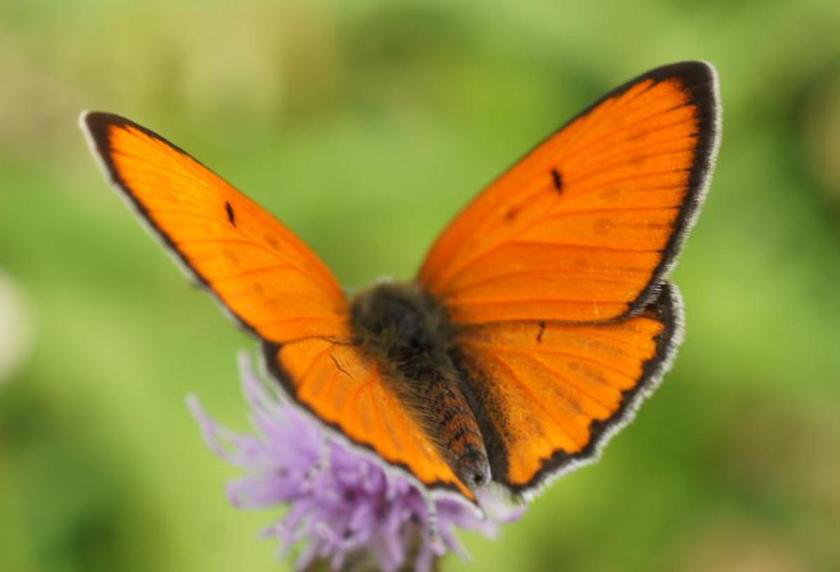
#> input picture Baseline/Dynamic Image/img_2.png, 840 x 572 px
$ jupyter execute Heatmap.ipynb
#> lines starting #> are read from the running program, lines starting #| are printed output that depends on the picture
[cell 1]
import numpy as np
import matplotlib.pyplot as plt
import skimage.io as io

img = plt.imread("img_2.png")
#> img is the input picture: shape (572, 840, 3) float32; mean R, G, B 0.601, 0.55, 0.224
# crop
img_cut = img[0:400, :, :]
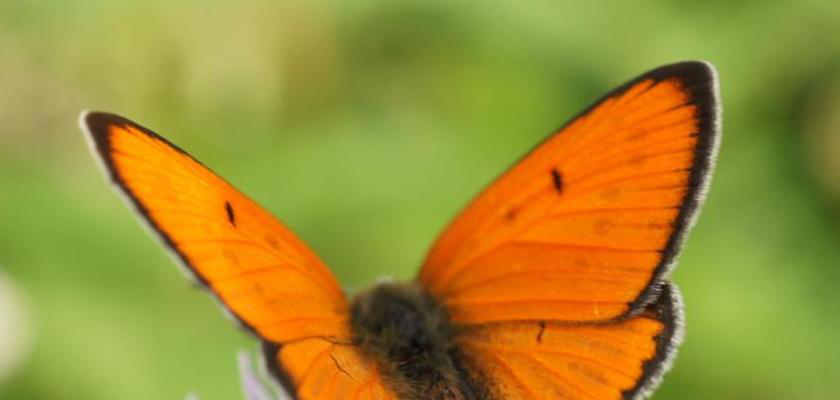
#> img_cut: shape (400, 840, 3) float32; mean R, G, B 0.626, 0.557, 0.198
plt.figure()
plt.imshow(img_cut)
plt.show()

from skimage.color import rgb2gray
gray_img = rgb2gray(img_cut)
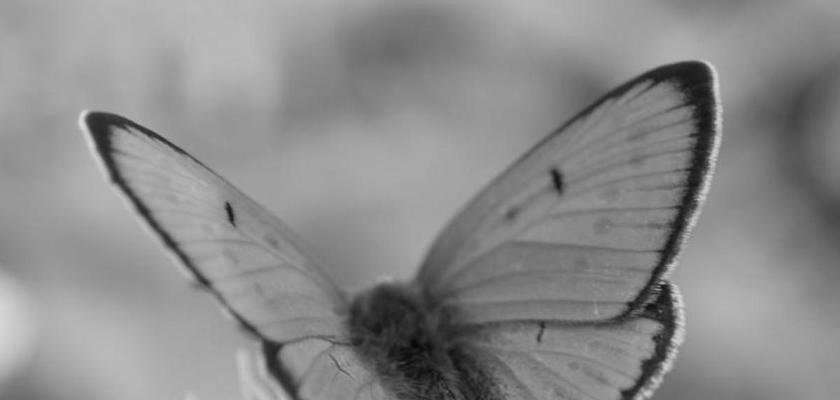
#> gray_img: shape (400, 840) float32; min 0.0229, max 0.855, mean 0.546
plt.imshow(gray_img, cmap='gray')
plt.savefig("input_gray.png")
plt.show()

[cell 2]
from PIL import Image

def pixelate(image_path, pixel_size):
    # 打开图片
#> called with image_path = 'img_2.png', pixel_size = 10
    img = Image.open(image_path)
#> img: PIL image 840x572 RGB

    # 获取图片的宽度和高度
    width, height = img.size
#> width = 840; height = 572

    # 计算每个像素块的大小
    pixel_size = max(1, pixel_size)
    block_size = (width // pixel_size, height // pixel_size)
#> block_size = (84, 57)

    # 缩小图像，然后放大回原始大小，实现像素化效果
    img = img.resize(block_size, resample=Image.NEAREST)
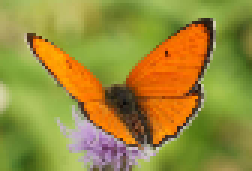
#> img: PIL image 84x57 RGB (shown 3 times larger); mean R, G, B 153.2, 140.3, 57.3
    img = img.resize((width, height), resample=Image.NEAREST)
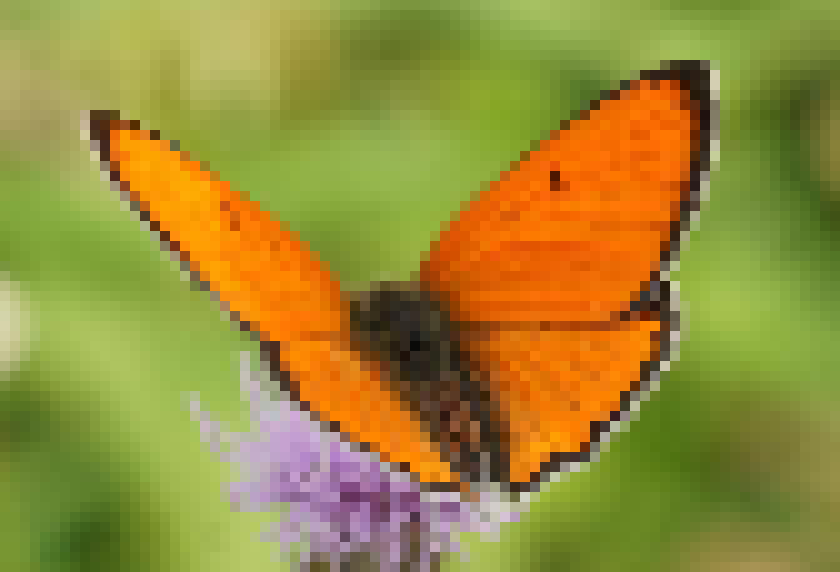
#> img: PIL image 840x572 RGB; mean R, G, B 153.2, 140.3, 57.3

    # 保存处理后的图像
    output_path = "pixelated_" + str(pixel_size) + "_" + image_path
    img.save(output_path)

image_path = "img_2.png"
pixel_size = 10
pixelate(image_path, pixel_size)

[cell 3]
import seaborn as sns
import matplotlib.pyplot as plt
from PIL import Image
import numpy as np

def heatmap_from_image(image_path, pixel_size):
    # 打开处理后的图片
#> called with image_path = 'img_2.png', pixel_size = 10
    img = Image.open("pixelated_" + str(pixel_size) + "_" + image_path)
    # 将图像转为NumPy数组
    img_array = np.array(img)
    # 创建热力图
    plt.figure(figsize=(10, 8))
    sns.heatmap(img_array[:, :, 0], cmap="viridis", cbar=False)
    # 设置图像标题和坐标轴标签
    plt.title("Heatmap from Pixelated Image")
    plt.xlabel("X-axis")
    plt.ylabel("Y-axis")
    # 显示热力图
    plt.show()
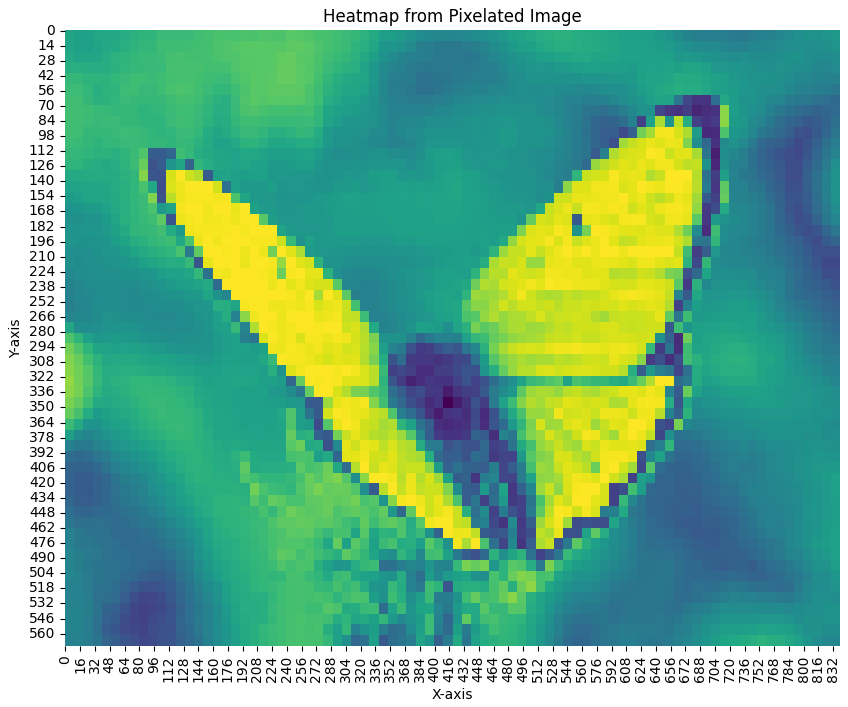
#> figure drawn by matplotlib, 1 panel

# 使用示例
heatmap_from_image("img_2.png", 10)

[cell 4]
import seaborn as sns
import matplotlib.pyplot as plt
from PIL import Image
import numpy as np

def heatmap_with_custom_palette(image_path, pixel_size, palette_name):
    # 打开处理后的图片
#> called with image_path = 'img_2.png', pixel_size = 10, palette_name = 'coolwarm'
    img = Image.open("pixelated_" + str(pixel_size) + "_" + image_path)
    # 将图像转为NumPy数组
    img_array = np.array(img)
    # 创建热力图
    plt.figure(figsize=(10, 8))
    sns.heatmap(img_array[:, :, 0], cmap=palette_name, cbar=False)
    # 设置图像标题和坐标轴标签
    plt.title(f"Heatmap with {palette_name} Palette")
    plt.xlabel("X-axis")
    plt.ylabel("Y-axis")
    # 显示热力图
    plt.show()
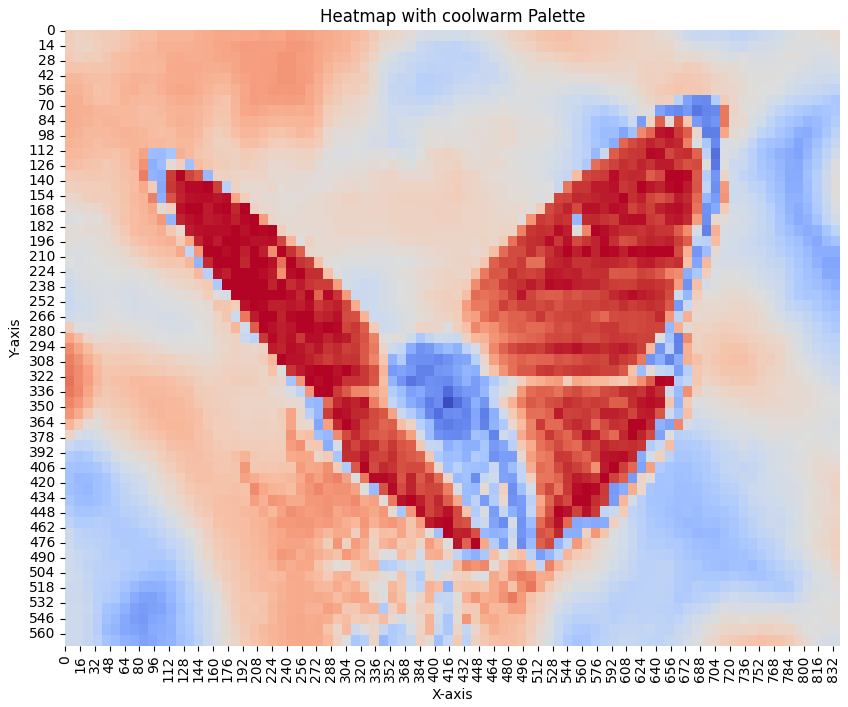
#> figure drawn by matplotlib, 1 panel

# 使用示例
heatmap_with_custom_palette("img_2.png", 10, "coolwarm")
